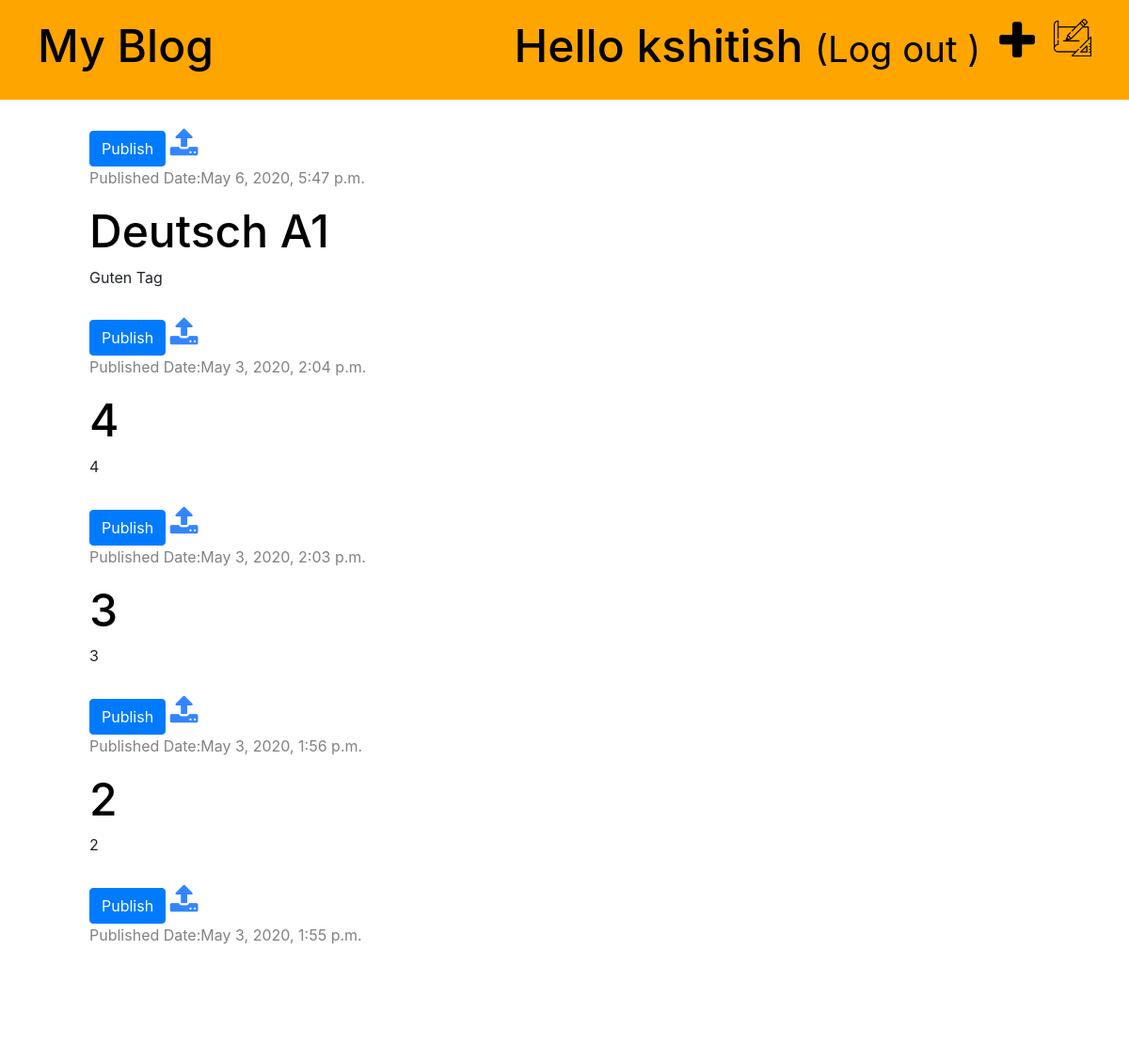
Page /drafts/ (signed in) on the committed database.
### blog/models.py (models this page shows, shortened)
class Post(models.Model):
    author = models.ForeignKey('auth.User', on_delete=models.CASCADE)
    title = models.CharField(max_length=200)
    text = models.TextField()
    created_date = models.DateTimeField(default=timezone.now)
    published_date = models.DateTimeField(blank=True, null=True)

### blog/views.py (the view)
# urls.py: path('drafts/', views.post_draft_list ,name='post_draft_list'),
def post_draft_list(request):
    posts = Post.objects.filter(published_date__isnull=True).order_by('-created_date')
    stuff_for_frontend = {'posts':posts}
    return render(request, 'blog/post_draft_list.html', stuff_for_frontend)

### blog/templates/blog/post_draft_list.html (shortened to what this page needs)
{% extends 'blog/base.html' %}
{% block content %}
  {% for post in posts %}
  <div class="post">
    <div class="date">
      <a href="{% url 'post_publish' pk=post.pk %}" class="btn btn-primary">Publish</a>
      <i class="fa fa-upload fa-2x fa-spin" style='color:#3385FF;'></i>
      <p>Published Date:{{ post.created_date }}</p>
    </div>
      <h1><a href="{% url 'post_detail' pk=post.pk %}">{{ post.title }}</a></h1>
      <p>{{ post.text|linebreaksbr }}</p>
  </div>
  {% endfor %}
{% endblock  %}

### blog/templates/blog/base.html (shortened to what this page needs)
{% load static %}
<DOCTYPE html>
<html lang="en">
<head>
    <link href="https://stackpath.bootstrapcdn.com/font-awesome/4.7.0/css/font-awesome.min.css" rel="stylesheet"
>
    <link href="https://stackpath.bootstrapcdn.com/bootstrap/4.4.1/css/bootstrap.min.css"
 rel="stylesheet">
          <link type="text/css" rel="stylesheet"  href="{% static 'css/blog.css' %}"   />
            <link type="text/css"  rel="stylesheet" href="{% static 'css/zenburn.css' %}" />
</head>
<body>
<div class="page-header">
    {% if user.is_authenticated %}
      <a href="{% url 'post_draft_list' %}" class="top-menu"><img src="static/images/house-sketch.png" width="40px" height="40px"></img></a>
      <a href="{% url 'post_new' %}" class="top-menu"><i class="fa fa-plus fa-3x" style='color:black;'></i></a>
      <h1 class="top-menu">Hello {{ user.username}} <small>(<a href="{% url 'logout' %}?next={% url 'post_list' %}">Log out </a>)</small></p>
      {% else %}
        <a href="{% url 'login' %}" class="top-menu"><i class="fa fa-user-plus fa-3x" style='color:black;'></i></a>
    {% endif %}
    <h1 style="color:black;"><a href="{% url 'post_list' %}">My Blog</a></h1>
</div>
<div class="content container">
  <div class="row">
    <div class="col-md-8">
      {% block content  %}
      {% endblock %}
    </div>
  </div>
</div>
</body>
</html>

### blog/static/css/blog.css (style rules this page uses)
.page-header { background-color: orange; margin-top: 0; padding: 20px 20px 20px 40px; }
.page-header h1 , .page-header h1 a { text-decoration: none; color:black; }
.content { margin-left: 80px; }
h1, h2, h3, h4 { font-family: 'Tangerine'serif; font-size: 48px; }
.date { color: #828282; }
.post { margin-top: 30px; }
.post h1 a { color: black; }
.top-menu,top-menu:hover { float:right; margin-right:25px; margin-right:20px; }

### rows in the picture
Post: created_date "May 6, 2020, 5:47 p.m.", title "Deutsch A1", text "Guten Tag"
Post: created_date "May 3, 2020, 2:04 p.m.", title "4", text "4"
Post: created_date "May 3, 2020, 2:03 p.m.", title "3", text "3"
Post: created_date "May 3, 2020, 1:56 p.m.", title "2", text "2"
Post: created_date "May 3, 2020, 1:55 p.m."

### other values in the picture
{{ user.username }} "kshitish"
